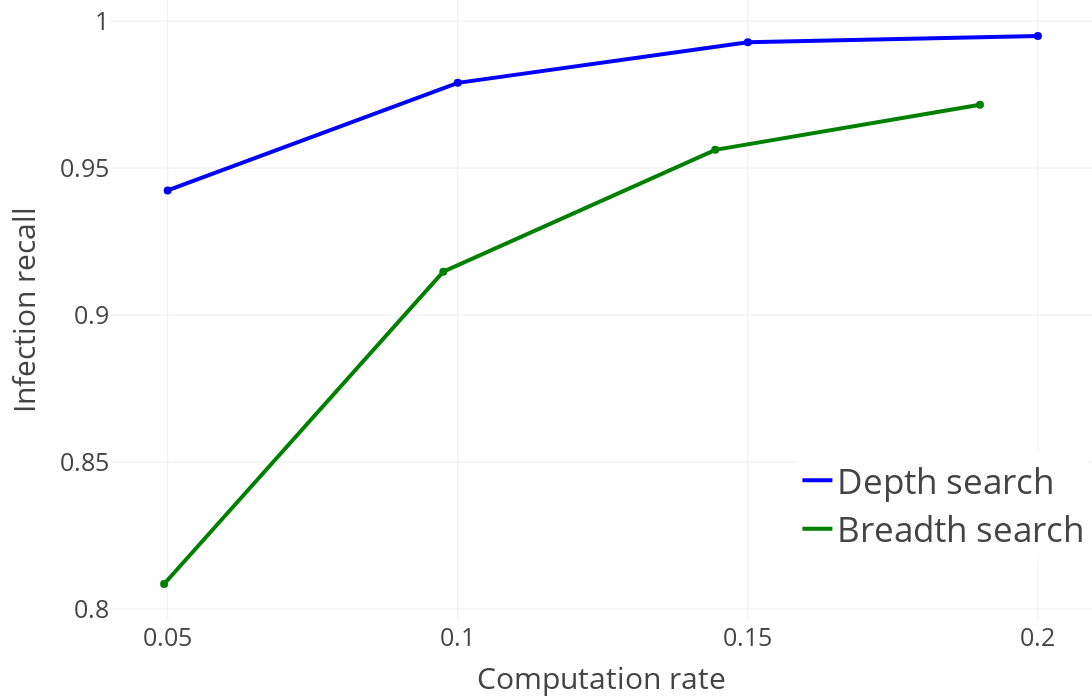

Notebook code cell kept with this figure:
### Markdown cell above
### Infection recall for different computation rates using depth search and breadth search (N and SNV frequency filter)

### Code cell
sub_fig = get_computation_rate_plot("infection_detection_rate", depth_vs_breadth_search_evaluation, "Infection recall", legend=dict(
            x=0.7,
            y=0.1,
            xanchor="left",
            yanchor="bottom",
            font=dict(size=35),
        ))
sub_fig.show()

### Figure 1 — Plotly figure (JSON) as saved in the notebook; plotly's stock layout.template omitted (floating-point values rounded to 4 significant figures)
{"data": [{"line": {"color": "blue", "dash": "solid", "width": 4}, "mode": "lines", "name": "Depth search", "type": "scatter", "x": [0.05, 0.1, 0.15, 0.2], "y": [0.9424, 0.979, 0.9928, 0.9949]}, {"marker": {"color": "blue", "size": 8, "symbol": "circle"}, "mode": "markers", "showlegend": false, "text": "", "type": "scatter", "x": [0.05], "y": [0.9424]}, {"marker": {"color": "blue", "size": 8, "symbol": "circle"}, "mode": "markers", "showlegend": false, "text": "", "type": "scatter", "x": [0.1], "y": [0.979]}, {"marker": {"color": "blue", "size": 8, "symbol": "circle"}, "mode": "markers", "showlegend": false, "text": "", "type": "scatter", "x": [0.15], "y": [0.9928]}, {"marker": {"color": "blue", "size": 8, "symbol": "circle"}, "mode": "markers", "showlegend": false, "text": "", "type": "scatter", "x": [0.2], "y": [0.9949]}, {"line": {"color": "green", "dash": "solid", "width": 4}, "mode": "lines", "name": "Breadth search", "type": "scatter", "x": [0.04938, 0.09751, 0.1444, 0.19], "y": [0.8085, 0.9148, 0.9562, 0.9715]}, {"marker": {"color": "green", "size": 8, "symbol": "circle"}, "mode": "markers", "showlegend": false, "text": "", "type": "scatter", "x": [0.04938], "y": [0.8085]}, {"marker": {"color": "green", "size": 8, "symbol": "circle"}, "mode": "markers", "showlegend": false, "text": "", "type": "scatter", "x": [0.09751], "y": [0.9148]}, {"marker": {"color": "green", "size": 8, "symbol": "circle"}, "mode": "markers", "showlegend": false, "text": "", "type": "scatter", "x": [0.1444], "y": [0.9562]}, {"marker": {"color": "green", "size": 8, "symbol": "circle"}, "mode": "markers", "showlegend": false, "text": "", "type": "scatter", "x": [0.19], "y": [0.9715]}], "layout": {"font": {"size": 25}, "height": 700, "legend": {"font": {"size": 35}, "x": 0.7, "xanchor": "left", "y": 0.1, "yanchor": "bottom"}, "margin": {"b": 80, "l": 110, "r": 0, "t": 0}, "width": 1200, "xaxis": {"autorange": true, "range": [0.04015, 0.2092], "tickmode": "array", "tickvals": [0.05, 0.1, 0.15, 0.2], "title": {"text": "Computation rate"}, "type": "linear"}, "yaxis": {"autorange": true, "range": [0.7963, 1.007], "title": {"text": "Infection recall"}, "type": "linear"}}}
